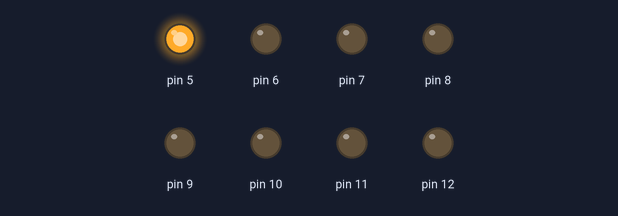
Bench run of a sketch on a simulated Arduino Uno, built with avr-gcc and run on an emulated ATmega328P. Shown: output pins drawn as LEDs (lit = HIGH).

Above: at 0.05 s.
At 0.65 s:
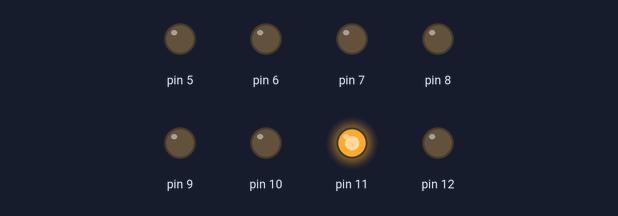
At 1.25 s:
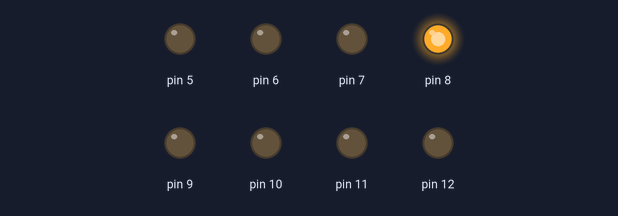
At 1.75 s:
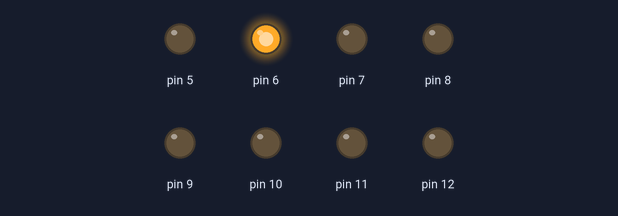
At 2.4 s:
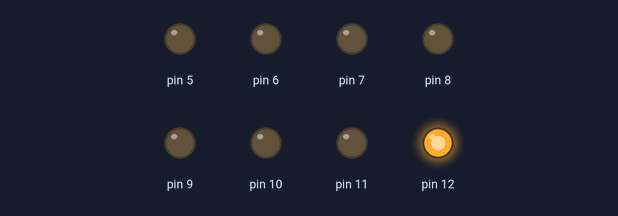
At 3.45 s:
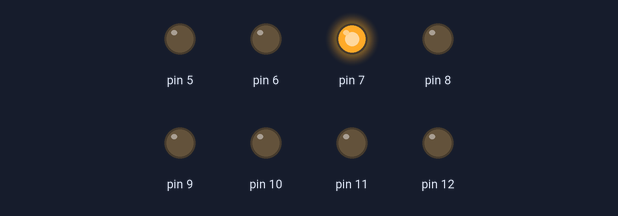
Timing chart, 0 to 3.8 s (numbered marks = the images above):
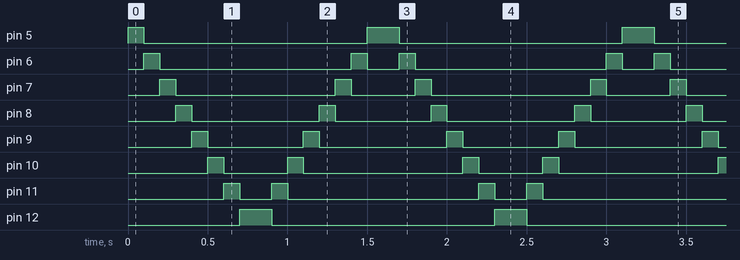

The sketch:

sketch_feb13a.ino
```cpp
void setup() {
for(int i=5;i<13;i++){
  pinMode(i,OUTPUT);
}


}
void loop(){
  for(int j=5;j<13;j++){
    digitalWrite(j,HIGH);
    delay(100);
    digitalWrite(j,LOW);
   // digitalWrite(9,HIGH);
  }
  for(int j=12;j>=5;j--){
    digitalWrite(j,HIGH);
    delay(100);
    digitalWrite(j,LOW);
   // digitalWrite(9,HIGH);
  }
}
```

Measured:
- by itself, pin 5: repeats every 1.6 s: LOW 1.4 s, HIGH 0.20 s
- by itself, pin 6: repeats every 1.6 s: LOW 1.2 s, HIGH 0.10 s, LOW 0.20 s, HIGH 0.10 s
- by itself, pin 7: repeats every 1.6 s: LOW 1.0 s, HIGH 0.10 s, LOW 0.40 s, HIGH 0.10 s
- by itself, pin 8: repeats every 1.6 s: LOW 0.80 s, HIGH 0.10 s, LOW 0.60 s, HIGH 0.10 s
- by itself, pin 9: repeats every 1.6 s: LOW 0.60 s, HIGH 0.10 s, LOW 0.80 s, HIGH 0.10 s
- by itself, pin 10: repeats every 1.6 s: LOW 0.40 s, HIGH 0.10 s, LOW 1.0 s, HIGH 0.10 s
- by itself, pin 11: repeats every 1.6 s: LOW 0.20 s, HIGH 0.10 s, LOW 1.2 s, HIGH 0.10 s
- by itself, pin 12: alternates HIGH for 0.20 s and LOW for 1.4 s
